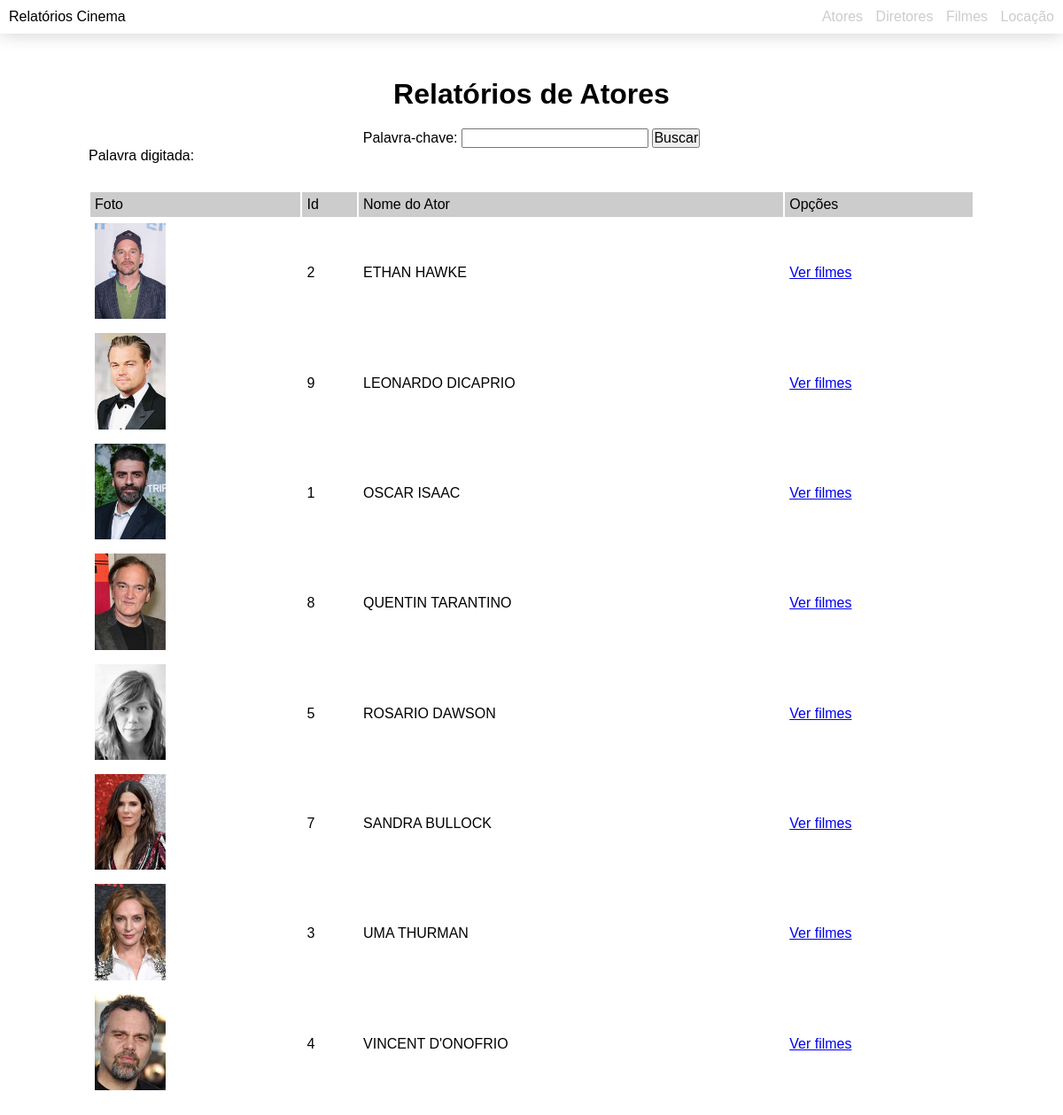
Page /ator.php on the committed database.
### tables this page shows
CREATE TABLE `pessoa` (
  `id` int(11) NOT NULL,
  `nome` varchar(100) NOT NULL,
  `foto` varchar(20) DEFAULT NULL
);

### ator.php (the view, shortened to what this page needs)
<?php require "conecta.php" ; ?>
<!DOCTYPE html>
<html lang="pt-br">
<head>
    <link rel="stylesheet" href="style.css">
</head>
<body>
    <?php
        require "menu.php";
    ?>
    <main>
        <h1>Relatórios de Atores</h1>
        <form name="formAtores" method="post" action="ator.php">
            <label for="palavra">Palavra-chave:</label>
            <input type="text" name="palavra" id="palavra" required>
            <button type="submit">Buscar</button>
        </form>
        <table>
            <thead>
                <tr>
                    <td>Foto</td>
                    <td>Id</td>
                    <td>Nome do Ator</td>
                    <td>Opções</td>
                </tr>
            </thead>
            <tbody>
                <?php
                    $palavra = trim( $_POST["palavra"] ?? NULL);
                    echo "<p>Palavra digitada: {$palavra}</p>";
                    $palavra = "%{$palavra}%";
                    $sql = "select p.id, p.nome, p.foto
                    from ator a
                    inner join pessoa p on (p.id = a.pessoa_id)
                    where p.nome like :palavra
                    group by p.id
                    order by p.nome";
                    $consulta = $pdo->prepare($sql);
                    $consulta->bindParam(":palavra", $palavra);
                    $consulta->execute();
                    while ($dados = $consulta->fetch(PDO::FETCH_OBJ)){
                       $id = $dados->id;
                       $nome = $dados->nome;
                       $foto = $dados->foto;
                       ?>
                        <tr>
                            <td><img src="imagens/<?=$foto?>" width="80px"></td>
                            <td><?=$id?></td>
                            <td><?=$nome?></td>
                            <td>
                                <a href="pessoafilme.php?id=<?=$id?>&tipo=ator"> Ver filmes</a>
                            </td>
                        </tr>
                       <?php
                    }
                ?>
            </tbody>
        </table>
    </main>
</body>
</html>

### menu.php
<header>
    <strong>Relatórios Cinema</strong>
    <nav>
        <ul>
            <li><a href="ator.php">Atores</a></li>
            <li><a href="diretor.php">Diretores</a></li>
            <li><a href="filme.php">Filmes</a></li>
            <li><a href="locacao.php">Locação</a></li>
        </ul>
    </nav>
</header>

### style.css (style rules this page uses)
* { margin: 0; padding: 0; font: 16px Arial; }
header { width: 100%; padding: 10px; box-sizing: border-box; box-shadow: 0 0 20px #ccc; display: block; margin-bottom: 30px; }
header nav { float: right; }
header nav ul { list-style: none; }
header nav ul li { display: inline-block; margin-left: 10px; }
header nav ul li a { color: #ccc; text-decoration: none; }
main { width: 1000px; margin: 50px auto; }
h1, form { text-align: center; }
h1 { font-size: 32px; font-weight: bold; margin: 20px; }
table { width: 100%; margin: 30px 0; }
thead { background-color: #ccc; }
table td { padding: 5px; }

### rows in the picture
pessoa: foto (picture), id "2", nome "ETHAN HAWKE"
pessoa: foto (picture), id "9", nome "LEONARDO DICAPRIO"
pessoa: foto (picture), id "1", nome "OSCAR ISAAC"
pessoa: foto (picture), id "8", nome "QUENTIN TARANTINO"
pessoa: foto (picture), id "5", nome "ROSARIO DAWSON"
pessoa: foto (picture), id "7", nome "SANDRA BULLOCK"
pessoa: foto (picture), id "3", nome "UMA THURMAN"
pessoa: foto (picture), id "4", nome "VINCENT D'ONOFRIO"
